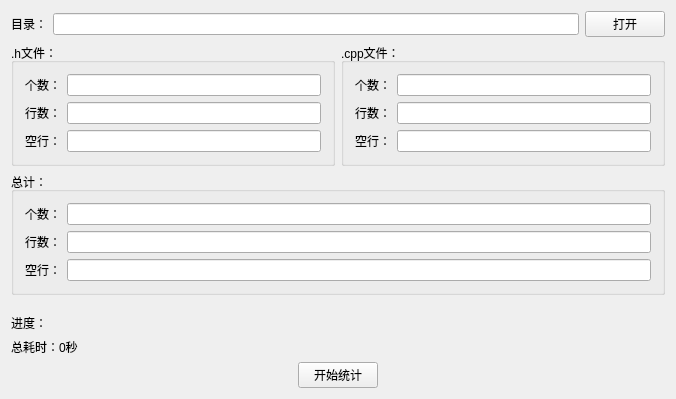
<?xml version="1.0" encoding="UTF-8"?>
<ui version="4.0">
 <class>MainWindow</class>
 <widget class="QMainWindow" name="MainWindow">
  <property name="geometry">
   <rect>
    <x>0</x>
    <y>0</y>
    <width>676</width>
    <height>399</height>
   </rect>
  </property>
  <property name="windowTitle">
   <string>代码统计 v1.0</string>
  </property>
  <widget class="QWidget" name="centralWidget">
   <layout class="QVBoxLayout" name="verticalLayout">
    <item>
     <layout class="QHBoxLayout" name="horizontalLayout">
      <item>
       <widget class="QLabel" name="label">
        <property name="text">
         <string>目录：</string>
        </property>
       </widget>
      </item>
      <item>
       <widget class="QLineEdit" name="lineEdit_path"/>
      </item>
      <item>
       <widget class="QPushButton" name="pushButton_open">
        <property name="text">
         <string>打开</string>
        </property>
       </widget>
      </item>
     </layout>
    </item>
    <item>
     <layout class="QHBoxLayout" name="horizontalLayout_3">
      <item>
       <widget class="QGroupBox" name="groupBox">
        <property name="title">
         <string>.h文件：</string>
        </property>
        <layout class="QGridLayout" name="gridLayout">
         <item row="0" column="1">
          <widget class="QLineEdit" name="lineEdit_hFileCount">
           <property name="readOnly">
            <bool>true</bool>
           </property>
          </widget>
         </item>
         <item row="1" column="0">
          <widget class="QLabel" name="label_3">
           <property name="text">
            <string>行数：</string>
           </property>
          </widget>
         </item>
         <item row="0" column="0">
          <widget class="QLabel" name="label_2">
           <property name="text">
            <string>个数：</string>
           </property>
          </widget>
         </item>
         <item row="1" column="1">
          <widget class="QLineEdit" name="lineEdit_hLineCount">
           <property name="readOnly">
            <bool>true</bool>
           </property>
          </widget>
         </item>
         <item row="2" column="0">
          <widget class="QLabel" name="label_6">
           <property name="text">
            <string>空行：</string>
           </property>
          </widget>
         </item>
         <item row="2" column="1">
          <widget class="QLineEdit" name="lineEdit_hBlankLineCount">
           <property name="readOnly">
            <bool>true</bool>
           </property>
          </widget>
         </item>
        </layout>
       </widget>
      </item>
      <item>
       <widget class="QGroupBox" name="groupBox_2">
        <property name="title">
         <string>.cpp文件：</string>
        </property>
        <layout class="QGridLayout" name="gridLayout_2">
         <item row="0" column="1">
          <widget class="QLineEdit" name="lineEdit_cppFileCount">
           <property name="readOnly">
            <bool>true</bool>
           </property>
          </widget>
         </item>
         <item row="0" column="0">
          <widget class="QLabel" name="label_4">
           <property name="text">
            <string>个数：</string>
           </property>
          </widget>
         </item>
         <item row="1" column="1">
          <widget class="QLineEdit" name="lineEdit_cppLineCount">
           <property name="readOnly">
            <bool>true</bool>
           </property>
          </widget>
         </item>
         <item row="1" column="0">
          <widget class="QLabel" name="label_5">
           <property name="text">
            <string>行数：</string>
           </property>
          </widget>
         </item>
         <item row="2" column="0">
          <widget class="QLabel" name="label_7">
           <property name="text">
            <string>空行：</string>
           </property>
          </widget>
         </item>
         <item row="2" column="1">
          <widget class="QLineEdit" name="lineEdit_cppBlankLineCount">
           <property name="readOnly">
            <bool>true</bool>
           </property>
          </widget>
         </item>
        </layout>
       </widget>
      </item>
     </layout>
    </item>
    <item>
     <widget class="QGroupBox" name="groupBox_3">
      <property name="title">
       <string>总计：</string>
      </property>
      <layout class="QGridLayout" name="gridLayout_3">
       <item row="0" column="1">
        <widget class="QLineEdit" name="lineEdit_allFileCount">
         <property name="readOnly">
          <bool>true</bool>
         </property>
        </widget>
       </item>
       <item row="0" column="0">
        <widget class="QLabel" name="label_8">
         <property name="text">
          <string>个数：</string>
         </property>
        </widget>
       </item>
       <item row="1" column="1">
        <widget class="QLineEdit" name="lineEdit_allLineCount">
         <property name="readOnly">
          <bool>true</bool>
         </property>
        </widget>
       </item>
       <item row="1" column="0">
        <widget class="QLabel" name="label_9">
         <property name="text">
          <string>行数：</string>
         </property>
        </widget>
       </item>
       <item row="2" column="0">
        <widget class="QLabel" name="label_10">
         <property name="text">
          <string>空行：</string>
         </property>
        </widget>
       </item>
       <item row="2" column="1">
        <widget class="QLineEdit" name="lineEdit_allBlankLineCount">
         <property name="readOnly">
          <bool>true</bool>
         </property>
        </widget>
       </item>
      </layout>
     </widget>
    </item>
    <item>
     <spacer name="verticalSpacer">
      <property name="orientation">
       <enum>Qt::Vertical</enum>
      </property>
      <property name="sizeHint" stdset="0">
       <size>
        <width>20</width>
        <height>40</height>
       </size>
      </property>
     </spacer>
    </item>
    <item>
     <widget class="QLabel" name="label_progress">
      <property name="text">
       <string>进度：</string>
      </property>
     </widget>
    </item>
    <item>
     <widget class="QLabel" name="label_time">
      <property name="text">
       <string>总耗时：0秒</string>
      </property>
     </widget>
    </item>
    <item>
     <layout class="QHBoxLayout" name="horizontalLayout_2">
      <item>
       <spacer name="horizontalSpacer">
        <property name="orientation">
         <enum>Qt::Horizontal</enum>
        </property>
        <property name="sizeHint" stdset="0">
         <size>
          <width>40</width>
          <height>20</height>
         </size>
        </property>
       </spacer>
      </item>
      <item>
       <widget class="QPushButton" name="pushButton_begin">
        <property name="text">
         <string>开始统计</string>
        </property>
       </widget>
      </item>
      <item>
       <spacer name="horizontalSpacer_2">
        <property name="orientation">
         <enum>Qt::Horizontal</enum>
        </property>
        <property name="sizeHint" stdset="0">
         <size>
          <width>40</width>
          <height>20</height>
         </size>
        </property>
       </spacer>
      </item>
     </layout>
    </item>
   </layout>
  </widget>
 </widget>
 <layoutdefault spacing="6" margin="11"/>
 <resources/>
 <connections/>
</ui>
